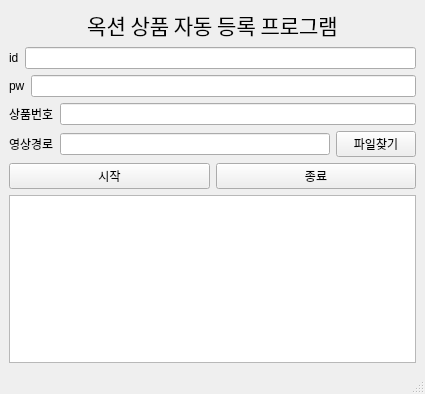
<?xml version="1.0" encoding="UTF-8"?>
<ui version="4.0">
 <class>MainWindow</class>
 <widget class="QMainWindow" name="MainWindow">
  <property name="geometry">
   <rect>
    <x>0</x>
    <y>0</y>
    <width>425</width>
    <height>394</height>
   </rect>
  </property>
  <property name="windowTitle">
   <string>MainWindow</string>
  </property>
  <widget class="QWidget" name="centralwidget">
   <layout class="QVBoxLayout" name="verticalLayout">
    <item>
     <widget class="QLabel" name="label">
      <property name="font">
       <font>
        <family>Agency FB</family>
        <pointsize>16</pointsize>
       </font>
      </property>
      <property name="text">
       <string>옥션 상품 자동 등록 프로그램</string>
      </property>
      <property name="alignment">
       <set>Qt::AlignCenter</set>
      </property>
     </widget>
    </item>
    <item>
     <layout class="QHBoxLayout" name="horizontalLayout">
      <item>
       <widget class="QLabel" name="label_4">
        <property name="text">
         <string>id</string>
        </property>
       </widget>
      </item>
      <item>
       <widget class="QLineEdit" name="lineEdit_3"/>
      </item>
     </layout>
    </item>
    <item>
     <layout class="QHBoxLayout" name="horizontalLayout_2">
      <item>
       <widget class="QLabel" name="label_5">
        <property name="text">
         <string>pw</string>
        </property>
       </widget>
      </item>
      <item>
       <widget class="QLineEdit" name="lineEdit_4"/>
      </item>
     </layout>
    </item>
    <item>
     <layout class="QHBoxLayout" name="horizontalLayout_3">
      <item>
       <widget class="QLabel" name="label_2">
        <property name="text">
         <string>상품번호</string>
        </property>
       </widget>
      </item>
      <item>
       <widget class="QLineEdit" name="lineEdit"/>
      </item>
     </layout>
    </item>
    <item>
     <layout class="QHBoxLayout" name="horizontalLayout_4">
      <item>
       <widget class="QLabel" name="label_3">
        <property name="text">
         <string>영상경로</string>
        </property>
       </widget>
      </item>
      <item>
       <widget class="QLineEdit" name="lineEdit_2">
        <property name="text">
         <string/>
        </property>
       </widget>
      </item>
      <item>
       <widget class="QPushButton" name="pushButton">
        <property name="text">
         <string>파일찾기</string>
        </property>
       </widget>
      </item>
     </layout>
    </item>
    <item>
     <layout class="QHBoxLayout" name="horizontalLayout_5">
      <item>
       <widget class="QPushButton" name="pushButton_2">
        <property name="text">
         <string>시작</string>
        </property>
       </widget>
      </item>
      <item>
       <widget class="QPushButton" name="pushButton_3">
        <property name="text">
         <string>종료</string>
        </property>
       </widget>
      </item>
     </layout>
    </item>
    <item>
     <widget class="QTextEdit" name="textEdit"/>
    </item>
   </layout>
  </widget>
  <widget class="QStatusBar" name="statusbar"/>
 </widget>
 <resources/>
 <connections>
  <connection>
   <sender>pushButton_2</sender>
   <signal>clicked()</signal>
   <receiver>MainWindow</receiver>
   <slot>start()</slot>
   <hints>
    <hint type="sourcelabel">
     <x>100</x>
     <y>168</y>
    </hint>
    <hint type="destinationlabel">
     <x>149</x>
     <y>368</y>
    </hint>
   </hints>
  </connection>
  <connection>
   <sender>pushButton_3</sender>
   <signal>clicked()</signal>
   <receiver>MainWindow</receiver>
   <slot>quit()</slot>
   <hints>
    <hint type="sourcelabel">
     <x>289</x>
     <y>166</y>
    </hint>
    <hint type="destinationlabel">
     <x>362</x>
     <y>365</y>
    </hint>
   </hints>
  </connection>
  <connection>
   <sender>pushButton</sender>
   <signal>clicked()</signal>
   <receiver>MainWindow</receiver>
   <slot>find()</slot>
   <hints>
    <hint type="sourcelabel">
     <x>390</x>
     <y>141</y>
    </hint>
    <hint type="destinationlabel">
     <x>229</x>
     <y>371</y>
    </hint>
   </hints>
  </connection>
 </connections>
 <slots>
  <slot>start()</slot>
  <slot>quit()</slot>
  <slot>find()</slot>
 </slots>
</ui>
